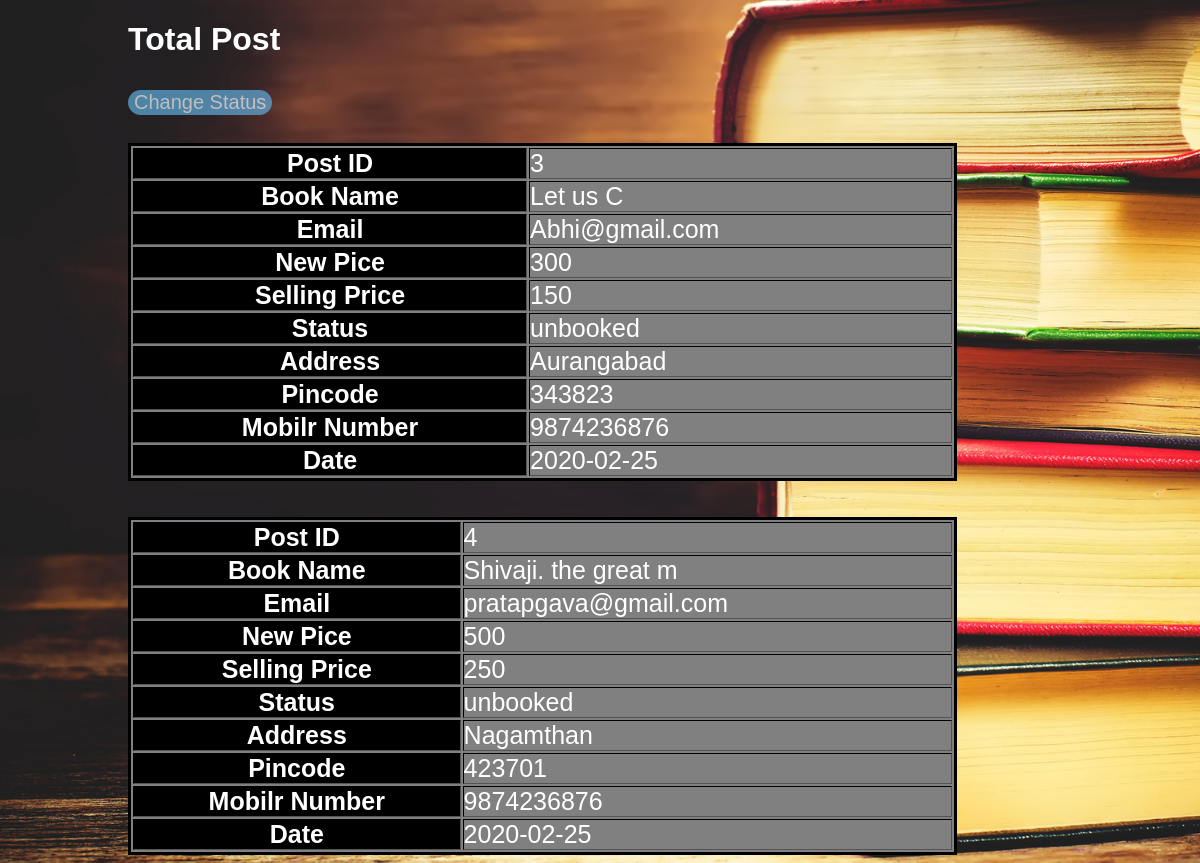
The app's page /total_post.php (signed in) with its own data.
### tables this page shows
CREATE TABLE `book_post` (
  `post_id` int(11) NOT NULL,
  `b_name` varchar(20) NOT NULL,
  `email` varchar(20) NOT NULL,
  `b_image` varchar(10000) NOT NULL,
  `new_price` int(11) NOT NULL,
  `descrip` text NOT NULL,
  `curr_price` int(11) NOT NULL,
  `s_address` varchar(20) NOT NULL,
  `pincode` int(11) NOT NULL,
  `date2` date NOT NULL,
  `mob_no` bigint(20) NOT NULL,
  `status` varchar(20) NOT NULL
);

### total_post.php (the view, shortened to what this page needs)
<?php
$dbhost="localhost";
$dbuser="root";
$dbpass="";
$dbname="obs";
$dbport="3306";
  $conn=new mysqli($dbhost,$dbuser,$dbpass,$dbname,$dbport);
 ?>
 <!DOCTYPE html>
 <html lang="en" dir="ltr">
   <head>
   </head>
   <body>
       <h1 style="color:white; margin-left:120px;"> Total Post </h1>
        <a href="changestatus.php"><input type="submit" name="change" value="Change Status"></a>
       <?php
       if (isset($_SESSION['is_login2'])) {
         $sql="SELECT *From book_post";
         $result=$conn->query($sql);
         if ($result->num_rows>0) {
           while ($row=$result->fetch_assoc()) {
             echo "<table style='color:white; background:grey; border:3px solid black; width:70%;  margin-left:120px; font-size:25px;' border='3px' celspacing='0' cellpadding='0'>
             <tr> <th style='background:black'>Post ID</th><td>".$row['post_id']."</td> </tr>
             <tr><th  style='background:black'>Book Name</th><td>".$row['b_name']."</td> </tr>
             <tr>  <th  style='background:black'>Email</th><td>".$row['email']."</td></tr>
             <tr> <th  style='background:black'>New Pice</th><td>".$row['new_price']."</td></tr>
             <tr> <th  style='background:black'> Selling Price </th><td>".$row['curr_price']."</td></tr>
             <tr><th  style='background:black'> Status</th><td>".$row['status']."</td> </tr>
             <tr> <th style='background:black'>Address</th><td>".$row['s_address']."</td></tr>
             <tr> <th style='background:black'>Pincode</th><td>".$row['pincode']."</td></tr>
             <tr><th style='background:black'>Mobilr Number</th><td>".$row['mob_no']."</td></tr>
             <tr><th style='background:black'>Date</th><td>".$row['date2']."</td></tr><br><br>";
           echo "</table>";
         }
         }
       }
       else {
           echo "<script> location.href='Adminlog_in.php ' </script>";
       }
        ?>
   </body>
 </html>

### total_post.php (style rules this page uses)
body { background: url('books.jpg'); background-size:cover; font-family: arial; align-self: center; }
input[type=submit] { width:auto; box-sizing: border-box; margin-top:30px; outline: none; background: #60adde; border: none; opacity: 0.7; border-radius: 20px; font-size:20px; color: #fff; margin-top: 10px; align-content: left; margin: 10px; margin-left: 120px; }

### records on screen
book_post: post_id "3", b_name "Let us C", email "Abhi@gmail.com", new_price "300", curr_price "150", status "unbooked", s_address "Aurangabad", pincode "343823", mob_no "9874236876", date2 "2020-02-25"
book_post: post_id "4", b_name "Shivaji. the great m", email "pratapgava@gmail.com", new_price "500", curr_price "250", status "unbooked", s_address "Nagamthan", pincode "423701", mob_no "9874236876", date2 "2020-02-25"
